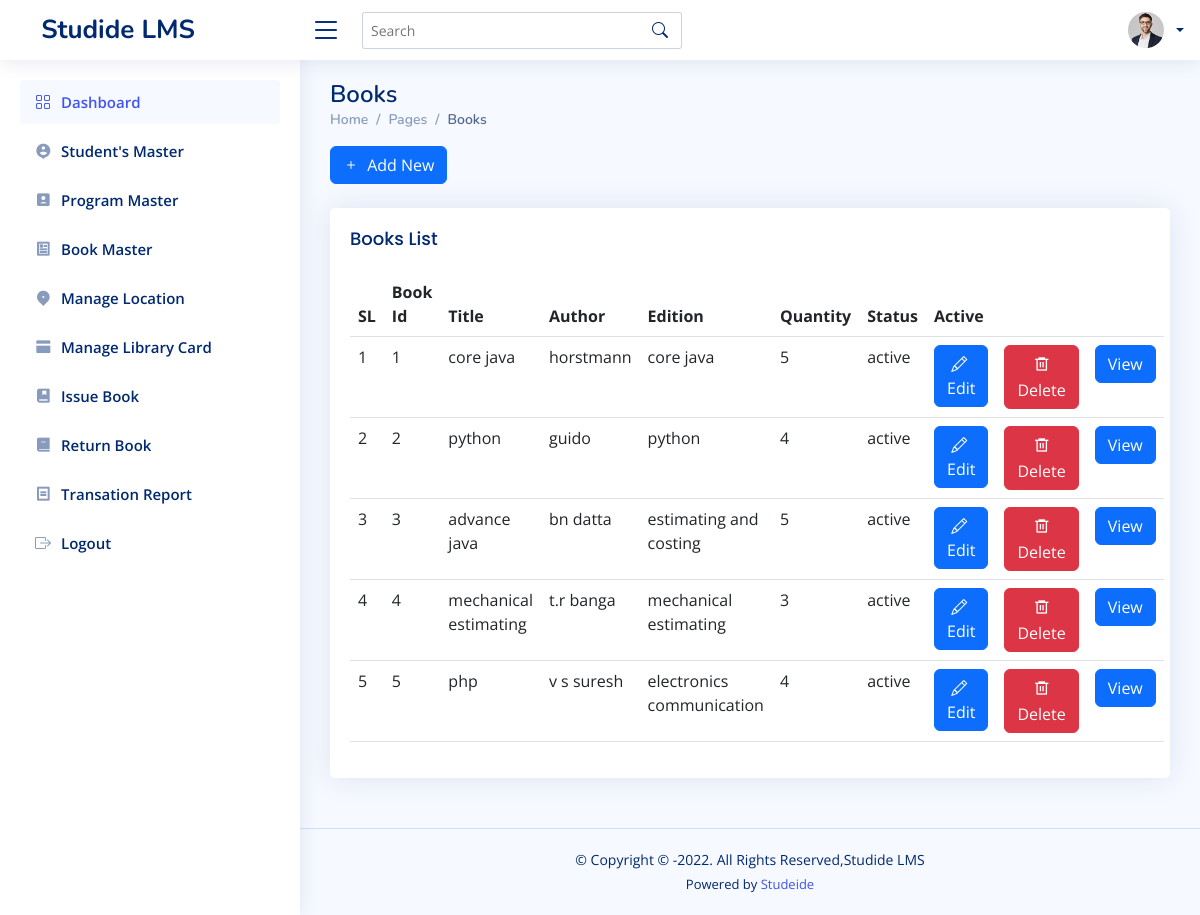
The page /books.php on the database its author committed.
### tables this page shows
CREATE TABLE `tbl_setting` (
  `id` int(11) NOT NULL,
  `org_name` text NOT NULL,
  `copyright` varchar(300) NOT NULL,
  `powered_by` varchar(300) NOT NULL,
  `powered_url` varchar(300) NOT NULL,
  `year` varchar(4) NOT NULL
);

CREATE TABLE `tbl_book_master` (
  `book_id` int(11) NOT NULL,
  `title` varchar(30) NOT NULL,
  `author` varchar(20) NOT NULL,
  `edition` varchar(20) NOT NULL,
  `publisher` varchar(20) NOT NULL,
  `subject` varchar(30) NOT NULL,
  `quantity` varchar(20) NOT NULL,
  `status` varchar(20) NOT NULL,
  `location_id` int(11) DEFAULT NULL
);

### templates/global.php (called while the page is built)
<?php
  include("conn.php");
  $sql_setting="select * from tbl_setting";
  $smt_setting=mysqli_query($conn,$sql_setting);
  $settings=mysqli_fetch_array($smt_setting);
  ?>

### books.php (the view, shortened to what this page needs)
<!DOCTYPE html>
<html lang="en">
<head>
  <?php include("templates/inc.php") ?>
</head>
<body>
  <?php include("templates/header.php");?>
  <?php include("templates/sidebar.php"); ?>
  <main id="main" class="main">
    <div class="pagetitle">
      <h1>Books</h1>
      <nav>
        <ol class="breadcrumb">
          <li class="breadcrumb-item"><a href="dashboard.php">Home</a></li>
          <li class="breadcrumb-item">Pages</li>
          <li class="breadcrumb-item active">Books</li>
        </ol>
      </nav>
    </div>
    <section class="section">
    <a href="book-add.php">
    <button type="button" class="btn btn-primary"><i class="bi bi-plus me-1"></i> Add New</button>
    </a><br><br>
      <div class="row">
        <div class="col-lg-12">
          <div class="card">
            <div class="card-body">
              <h5 class="card-title">Books List</h5>
              <table class="table datatable">
                <thead>
                  <tr>
                    <th scope="col">SL</th>
                    <th scope="col">Book Id</th>
                    <th scope="col">Title</th>
                    <th scope="col">Author</th>
                    <th scope="col">Edition</th>
                    <th scope="col">Quantity</th>
                    <th scope="col">Status</th>
                    <th colspan="3">Active</th>
                  </tr>
                </thead>
                <tbody>
                   <?php
                   include("./conn.php");
                   $sl=1;
                   $sql="select * from tbl_book_master order by book_id asc";
                   $smt=mysqli_query($conn,$sql);
                   while($rs=mysqli_fetch_array($smt))
                   {
                    echo "<tr>";
                    echo "<td>".$sl."</td>";
                    echo "<td>".$rs['book_id']."</td>";
                    echo "<td>".$rs['title']."</td>";
                    echo "<td>".$rs['author']."</td>";
                    echo "<td>".$rs['subject']."</td>";
                    echo "<td>".$rs['quantity']."</td>";
                    echo "<td>".$rs['status']."</td>";
                    echo '<td><a href="book-edit.php?id='.$rs['book_id'].'"><button type="button" class="btn btn-primary"><i class="bi bi-pencil me-1"></i> Edit</button></td>';
                    echo '<td><a href="book-delete.php?id='.$rs['book_id'].'"><button type="button" class="btn btn-danger"><i class="ri-delete-bin-6-line"></i> Delete</button></td>';
                    echo '<td><a href="book.php?id='.$rs['book_id'].'"><button type="button" class="btn btn-primary">View</button></td>';
                    echo "</tr>";
                    $sl++;
                   }
                   ?>
                </tbody>
              </table>
            </div>
          </div>
        </div>
      </div>
    </section>
  </main>
   <?php include("templates/footer.php"); ?>
</body>
</html>

### templates/inc.php (shortened to what this page needs)
<link href="assets/vendor/bootstrap/css/bootstrap.min.css" rel="stylesheet">
<link href="assets/vendor/bootstrap-icons/bootstrap-icons.css" rel="stylesheet">
<link href="assets/vendor/boxicons/css/boxicons.min.css" rel="stylesheet">
<link href="assets/vendor/quill/quill.snow.css" rel="stylesheet">
<link href="assets/vendor/quill/quill.bubble.css" rel="stylesheet">
<link href="assets/vendor/remixicon/remixicon.css" rel="stylesheet">
<link href="assets/vendor/simple-datatables/style.css" rel="stylesheet">
<link href="assets/css/style.css" rel="stylesheet">

### templates/header.php (shortened to what this page needs)
<?php include("templates/global.php"); ?>
<header id="header" class="header fixed-top d-flex align-items-center">
<div class="d-flex align-items-center justify-content-between">
  <a href="index.html" class="logo d-flex align-items-center">
    <span class="d-none d-lg-block">&nbsp;&nbsp;&nbsp;<?php echo $settings['org_name']; ?> </span>
  </a>
  <i class="bi bi-list toggle-sidebar-btn"></i>
</div>
<div class="search-bar">
  <form class="search-form d-flex align-items-center" method="POST" action="#">
    <input type="text" name="query" placeholder="Search" title="Enter search keyword">
    <button type="submit" title="Search"><i class="bi bi-search"></i></button>
  </form>
</div>
<nav class="header-nav ms-auto">
  <ul class="d-flex align-items-center">
    <li class="nav-item dropdown pe-3">
      <a class="nav-link nav-profile d-flex align-items-center pe-0" href="#" data-bs-toggle="dropdown">
        <img src="assets/img/profile-img.jpg" alt="Profile" class="rounded-circle">
        <span class="d-none d-md-block dropdown-toggle ps-2">
        </span>
      </a>
    </li>
  </ul>
</nav>
</header>

### templates/sidebar.php
<aside id="sidebar" class="sidebar">
  <ul class="sidebar-nav" id="sidebar-nav">
    <li class="nav-item">
      <a class="nav-link " href="dashboard.php">
        <i class="bi bi-grid"></i>
        <span>Dashboard</span>
      </a>
    </li>
    <li class="nav-item">
      <a class="nav-link collapsed" href="students.php">
        <i class="ri-account-pin-circle-fill"></i>
        <span>Student's Master</span>
      </a>
    </li>
    <li class="nav-item">
      <a class="nav-link collapsed" href="programs.php">
        <i class="ri-account-box-fill"></i>
        <span>Program Master</span>
      </a>
    </li>
    <li class="nav-item">
      <a class="nav-link collapsed" href="books.php">
        <i class="ri-article-line"></i>
        <span>Book Master</span>
      </a>
    </li>
    <li class="nav-item">
      <a class="nav-link collapsed" href="locations.php">
        <i class="ri-map-pin-2-fill"></i>
        <span>Manage Location</span>
      </a>
    </li>
    <li class="nav-item">
      <a class="nav-link collapsed" href="cards.php">
        <i class="ri-bank-card-2-fill"></i>
        <span>Manage Library Card</span>
      </a>
    </li>
    <li class="nav-item">
      <a class="nav-link collapsed" href="issue-book.php">
        <i class="ri-book-mark-fill"></i>
        <span>Issue Book</span>
      </a>
    </li>
    <li class="nav-item">
      <a class="nav-link collapsed" href="return-book.php">
        <i class="ri-book-2-fill"></i>
        <span>Return Book</span>
      </a>
    </li>
    <li class="nav-item">
      <a class="nav-link collapsed" href="transactions.php">
        <i class="ri-bill-line"></i>
        <span>Transation Report</span>
      </a>
    </li>
    <li class="nav-item">
      <a class="nav-link collapsed" href="logout.php">
        <i class="bi bi-box-arrow-right"></i>
        <span>Logout</span>
      </a>
    </li>
  </ul>
</aside>

### templates/footer.php
<footer id="footer" class="footer">
    <div class="copyright">
      &copy; Copyright &copy; -<?php echo $settings['year']; ?>. All Rights Reserved,<?php echo $settings['org_name']; ?>
    </div>
    <div class="credits">
            Powered by <a target="_blank" href="<?php echo $settings['powered_url']; ?> "><?php echo $settings['powered_by']; ?> </a>
    </div>
  </footer>

### assets/css/style.css (style rules this page uses)
:root { scroll-behavior: smooth; }
body { font-family: "Open Sans", sans-serif; background: #f6f9ff; color: #444444; }
a { color: #4154f1; text-decoration: none; }
h1, h2, h3, h4, h5, h6 { font-family: "Nunito", sans-serif; }
#main { margin-top: 60px; padding: 20px 30px; transition: all 0.3s; }
.pagetitle { margin-bottom: 10px; }
.pagetitle h1 { font-size: 24px; margin-bottom: 0; font-weight: 600; color: #012970; }
.card { margin-bottom: 30px; border: none; border-radius: 5px; box-shadow: 0px 0 30px rgba(1, 41, 112, 0.1); }
.card-title { padding: 20px 0 15px 0; font-size: 18px; font-weight: 500; color: #012970; font-family: "Poppins", sans-serif; }
.card-body { padding: 0 20px 20px 20px; }
.breadcrumb { font-size: 14px; font-family: "Nunito", sans-serif; color: #899bbd; font-weight: 600; }
.breadcrumb a { color: #899bbd; transition: 0.3s; }
.breadcrumb .breadcrumb-item::before { color: #899bbd; }
.breadcrumb .active { color: #51678f; font-weight: 600; }
.logo { line-height: 1; }
@media (min-width: 1200px) { .logo { width: 280px; } }
.logo span { font-size: 26px; font-weight: 700; color: #012970; font-family: "Nunito", sans-serif; }
.header { transition: all 0.5s; z-index: 997; height: 60px; box-shadow: 0px 2px 20px rgba(1, 41, 112, 0.1); background-color: #fff; padding-left: 20px; }
.header .toggle-sidebar-btn { font-size: 32px; padding-left: 10px; cursor: pointer; color: #012970; }
.header .search-bar { min-width: 360px; padding: 0 20px; }
.header .search-form { width: 100%; }
.header .search-form input { border: 0; font-size: 14px; color: #012970; border: 1px solid rgba(1, 41, 112, 0.2); padding: 7px 38px 7px 8px; border-radius: 3px; transition: 0.3s; width: 100%; }
.header .search-form button { border: 0; padding: 0; margin-left: -30px; background: none; }
.header .search-form button i { color: #012970; }
.header-nav ul { list-style: none; }
.header-nav>ul { margin: 0; padding: 0; }
.header-nav .nav-profile { color: #012970; }
.header-nav .nav-profile img { max-height: 36px; }
.header-nav .nav-profile span { font-size: 14px; font-weight: 600; }
.sidebar { position: fixed; top: 60px; left: 0; bottom: 0; width: 300px; z-index: 996; transition: all 0.3s; padding: 20px; overflow-y: auto; scrollbar-width: thin; scrollbar-color: #aab7cf transparent; box-shadow: 0px 0px 20px rgba(1, 41, 112, 0.1); background-color: #fff; }
@media (min-width: 1200px) { #main, #footer { margin-left: 300px; } }
.sidebar-nav { padding: 0; margin: 0; list-style: none; }
.sidebar-nav li { padding: 0; margin: 0; list-style: none; }
.sidebar-nav .nav-item { margin-bottom: 5px; }
.sidebar-nav .nav-link { display: flex; align-items: center; font-size: 15px; font-weight: 600; color: #4154f1; transition: 0.3; background: #f6f9ff; padding: 10px 15px; border-radius: 4px; }
.sidebar-nav .nav-link i { font-size: 16px; margin-right: 10px; color: #4154f1; }
.sidebar-nav .nav-link.collapsed { color: #012970; background: #fff; }
.sidebar-nav .nav-link.collapsed i { color: #899bbd; }
.footer { padding: 20px 0; font-size: 14px; transition: all 0.3s; border-top: 1px solid #cddfff; }
.footer .copyright { text-align: center; color: #012970; }
.footer .credits { padding-top: 5px; text-align: center; font-size: 13px; color: #012970; }

### rows shown on the page
tbl_setting: org_name "Studide LMS", year "2022", powered_by "Studeide"
tbl_book_master: book_id "1", title "core java", author "horstmann", subject "core java", quantity "5", status "active"
tbl_book_master: book_id "2", title "python", author "guido", subject "python", quantity "4", status "active"
tbl_book_master: book_id "3", title "advance java", author "bn datta", subject "estimating and costing", quantity "5", status "active"
tbl_book_master: book_id "4", title "mechanical estimating", author "t.r banga", subject "mechanical estimating", quantity "3", status "active"
tbl_book_master: book_id "5", title "php", author "v s suresh", subject "electronics communication", quantity "4", status "active"
